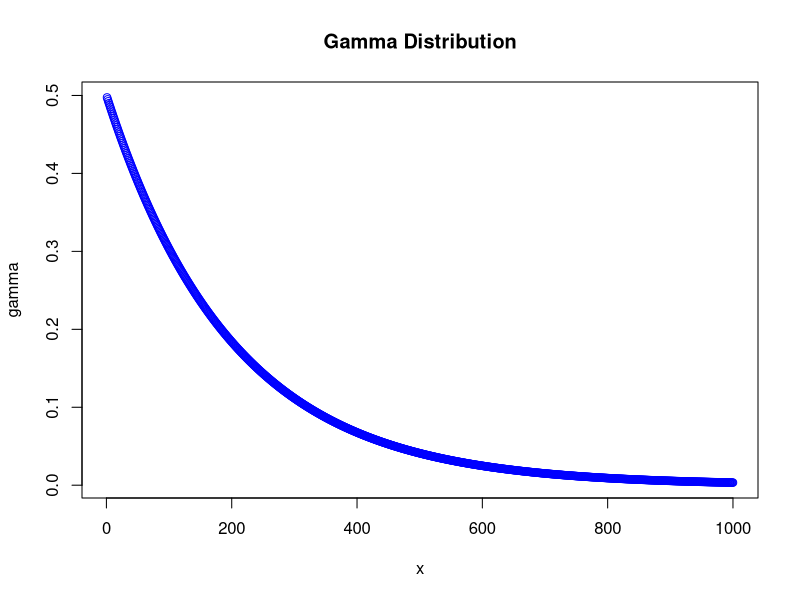
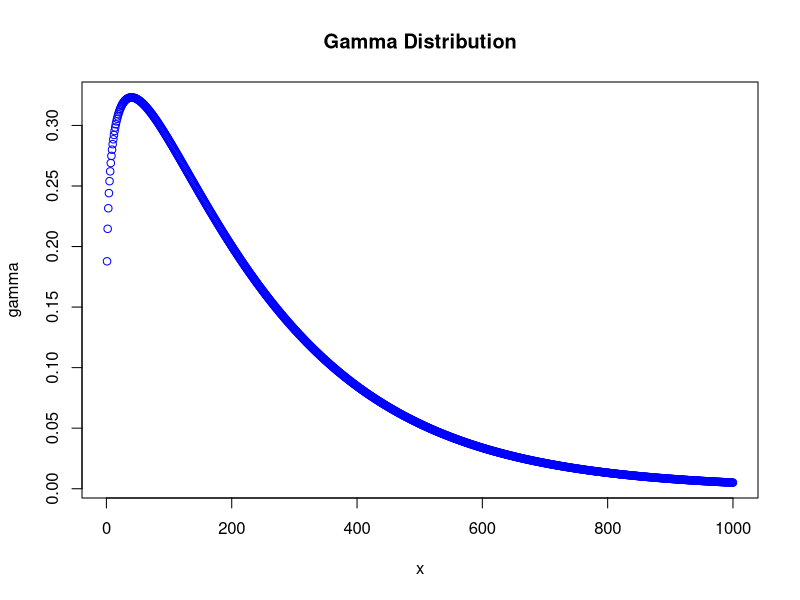

Generate these figures, in order, with R:
## ---- chunk 1
alpha<-1.0
beta<-0.5
x<-seq(0.01,10,0.01)
gamma<-dgamma(x,alpha,beta)

plot(gamma, xlab='x', col='blue',main='Gamma Distribution')
## ---- chunk 2
alpha<-1.2
beta<-0.5
x<-seq(0.01,10,0.01)
gamma<-dgamma(x,alpha,beta)
plot(gamma, xlab='x', col='blue',main='Gamma Distribution')
